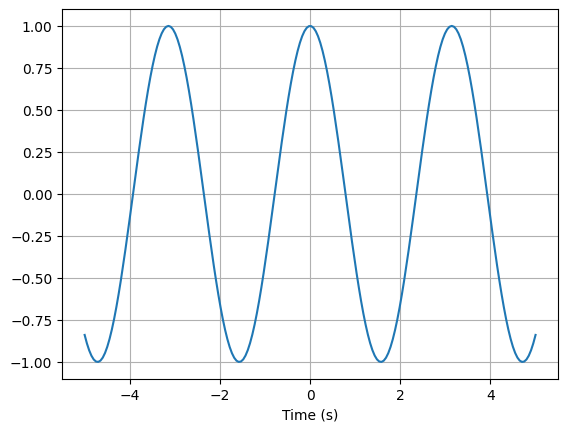

Here is the Python script that generated this plot:
from matplotlib.pyplot import savefig
from numpy import linspace
from lcapy import *

vt = linspace(-5, 5, 200)
cos(2 * t).plot(vt)

savefig(__file__.replace('.py', '.png'), bbox_inches='tight')
